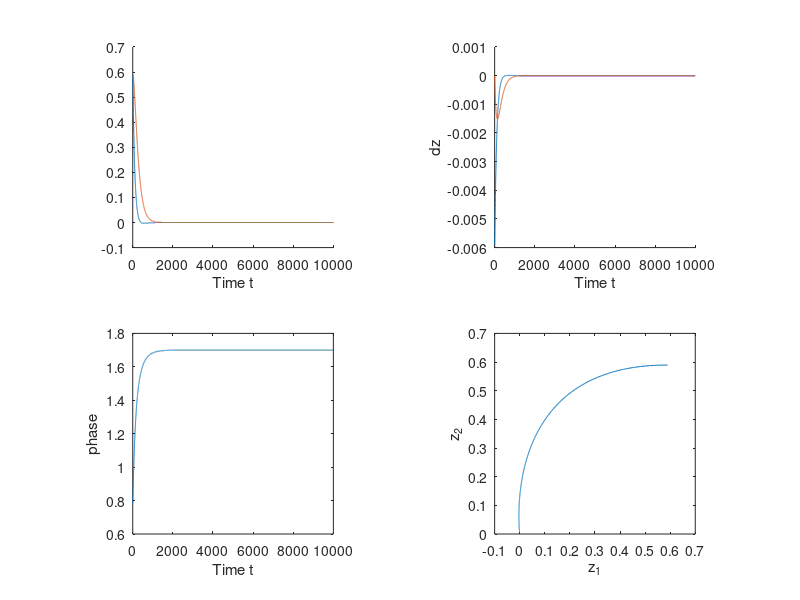

The MATLAB script that drew this image:
% Numerical analysis of bifurcations
% Wen-Hao Zhang


g12 = -0.05;
g21 = 0.5;
h = 1;
dt = 0.01;

M = [h + g12, -g12;  - g21, g21];
eig(M)

z = zeros(2, 1e2);
z(:,1) = rand(1)*ones(2,1);
% z(:,1) = rand(2,1);

eps = 1e-10;
dz = 1;
t = 1;
% while norm(dz) > eps
while t < 1e4
    dz =  -M*dt * z(:,t);
    z(:,t+1) =  z(:,t) + dz;

    t = t+ 1;
end

phase = z(1,:) + 1i * z(2,:);
phase = angle(phase);

%%

subplot(2,2,1)
hold on
plot(1:t, z(1,1:t));
plot(1:t, z(2,1:t));
xlabel('Time t')
axis square

subplot(2,2,2)
hold on
plot(1:t-1, diff(z(1,1:t)));
plot(1:t-1, diff(z(2,1:t)));
xlabel('Time t')
ylabel('dz')
axis square

subplot(2,2,3)
plot(1:t,phase)
xlabel('Time t')
ylabel('phase')
axis square 

subplot(2,2,4)
plot(z(1,:), z(2,:))
xlabel('z_1')
ylabel('z_2')
axis square
